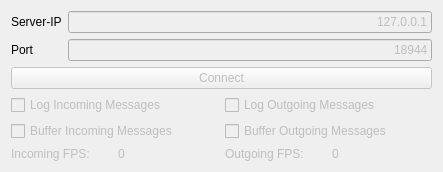
<?xml version="1.0" encoding="UTF-8"?>
<ui version="4.0">
 <class>QmitkIGTLDeviceSetupConnectionWidgetControls</class>
 <widget class="QWidget" name="QmitkIGTLDeviceSetupConnectionWidgetControls">
  <property name="geometry">
   <rect>
    <x>0</x>
    <y>0</y>
    <width>443</width>
    <height>169</height>
   </rect>
  </property>
  <property name="windowTitle">
   <string>Form</string>
  </property>
  <layout class="QGridLayout" name="gridLayout_3">
   <item row="4" column="0">
    <widget class="QPushButton" name="butConnect">
     <property name="enabled">
      <bool>false</bool>
     </property>
     <property name="toolTip">
      <string>Connect with the host/Start server</string>
     </property>
     <property name="text">
      <string>Connect</string>
     </property>
     <property name="checkable">
      <bool>false</bool>
     </property>
     <property name="checked">
      <bool>false</bool>
     </property>
     <property name="autoDefault">
      <bool>false</bool>
     </property>
     <property name="default">
      <bool>false</bool>
     </property>
     <property name="flat">
      <bool>false</bool>
     </property>
    </widget>
   </item>
   <item row="2" column="0">
    <layout class="QGridLayout" name="gridLayout_2">
     <item row="2" column="0">
      <widget class="QLabel" name="label_3">
       <property name="text">
        <string>Port</string>
       </property>
      </widget>
     </item>
     <item row="1" column="0">
      <widget class="QLabel" name="label_4">
       <property name="text">
        <string>Server-IP</string>
       </property>
      </widget>
     </item>
     <item row="2" column="1">
      <widget class="QLineEdit" name="editPort">
       <property name="enabled">
        <bool>false</bool>
       </property>
       <property name="toolTip">
        <string>Enter the port number of the host</string>
       </property>
       <property name="text">
        <string>18944</string>
       </property>
       <property name="maxLength">
        <number>5</number>
       </property>
       <property name="frame">
        <bool>true</bool>
       </property>
       <property name="alignment">
        <set>Qt::AlignRight|Qt::AlignTrailing|Qt::AlignVCenter</set>
       </property>
       <property name="placeholderText">
        <string>Port</string>
       </property>
      </widget>
     </item>
     <item row="1" column="1">
      <widget class="QLineEdit" name="editIP">
       <property name="enabled">
        <bool>false</bool>
       </property>
       <property name="toolTip">
        <string>Enter the IP address of the host</string>
       </property>
       <property name="text">
        <string>127.0.0.1</string>
       </property>
       <property name="alignment">
        <set>Qt::AlignRight|Qt::AlignTrailing|Qt::AlignVCenter</set>
       </property>
      </widget>
     </item>
    </layout>
   </item>
   <item row="5" column="0">
    <layout class="QGridLayout" name="gridLayout">
     <item row="0" column="0">
      <widget class="QCheckBox" name="logIncomingMsg">
       <property name="enabled">
        <bool>false</bool>
       </property>
       <property name="toolTip">
        <string>Enable this checkbox to log the send and receive message events</string>
       </property>
       <property name="text">
        <string>Log Incoming Messages</string>
       </property>
      </widget>
     </item>
     <item row="2" column="0">
      <layout class="QHBoxLayout" name="horizontalLayout">
       <item>
        <widget class="QLabel" name="fpsInDescrLabel">
         <property name="enabled">
          <bool>false</bool>
         </property>
         <property name="text">
          <string>Incoming FPS:</string>
         </property>
        </widget>
       </item>
       <item>
        <widget class="QLabel" name="fpsInLabel">
         <property name="enabled">
          <bool>false</bool>
         </property>
         <property name="text">
          <string>0</string>
         </property>
        </widget>
       </item>
      </layout>
     </item>
     <item row="0" column="1">
      <widget class="QCheckBox" name="logOutgoingMsg">
       <property name="enabled">
        <bool>false</bool>
       </property>
       <property name="text">
        <string>Log Outgoing Messages</string>
       </property>
      </widget>
     </item>
     <item row="1" column="1">
      <widget class="QCheckBox" name="bufferOutMsgCheckBox">
       <property name="enabled">
        <bool>false</bool>
       </property>
       <property name="text">
        <string>Buffer Outgoing Messages</string>
       </property>
      </widget>
     </item>
     <item row="1" column="0">
      <widget class="QCheckBox" name="bufferInMsgCheckBox">
       <property name="enabled">
        <bool>false</bool>
       </property>
       <property name="toolTip">
        <string>If this checkbox is set the device stores all incoming messages in the queue. If it is not set it always overwrites the current value.</string>
       </property>
       <property name="text">
        <string>Buffer Incoming Messages</string>
       </property>
       <property name="checked">
        <bool>false</bool>
       </property>
      </widget>
     </item>
     <item row="2" column="1">
      <layout class="QHBoxLayout" name="horizontalLayout_2">
       <item>
        <widget class="QLabel" name="fpsOutDescrLabel">
         <property name="enabled">
          <bool>false</bool>
         </property>
         <property name="text">
          <string>Outgoing FPS:</string>
         </property>
        </widget>
       </item>
       <item>
        <widget class="QLabel" name="fpsOutLabel">
         <property name="enabled">
          <bool>false</bool>
         </property>
         <property name="text">
          <string>0</string>
         </property>
        </widget>
       </item>
      </layout>
     </item>
    </layout>
   </item>
  </layout>
 </widget>
 <resources/>
 <connections/>
</ui>
